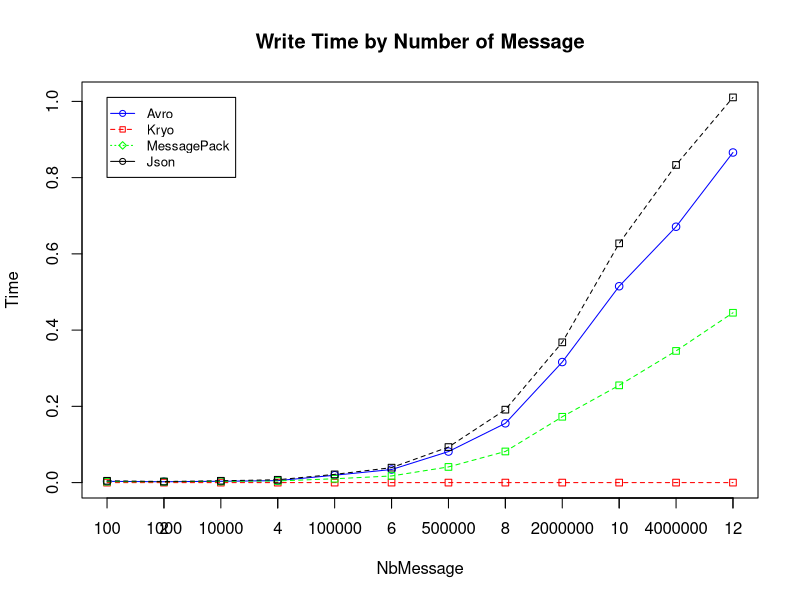
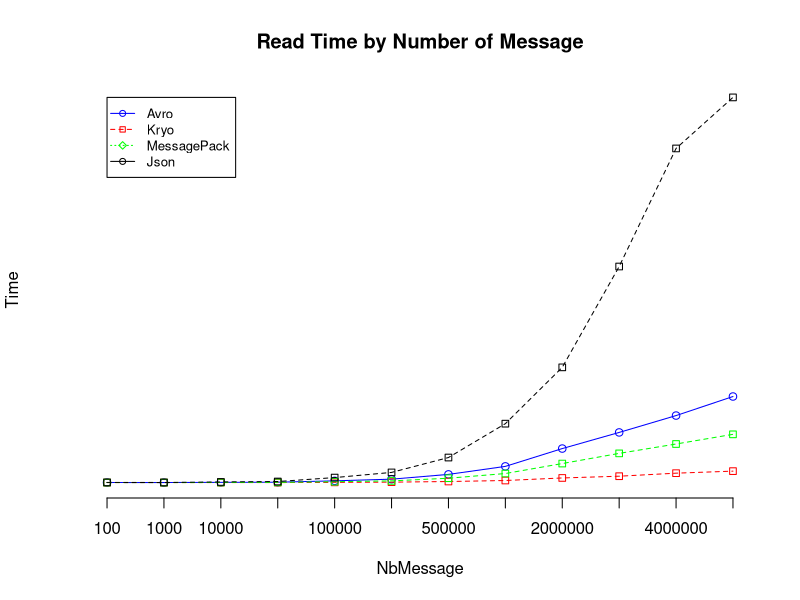
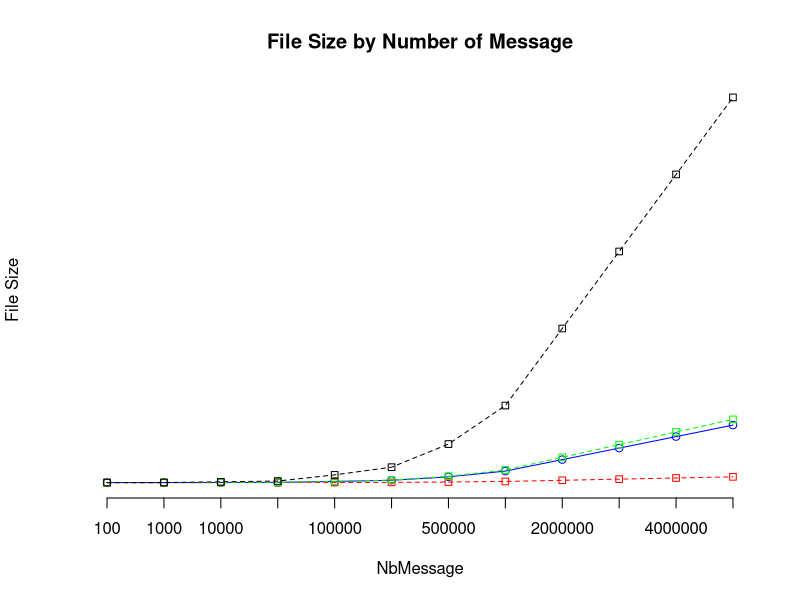

Write R code to recreate these figures, in order. (Note: this script raises an error after producing the figures.)
MyData <- read.csv(file="stats.csv", header=TRUE, sep=",")
Avro<-MyData[MyData$V1=="Avro",]
Kryo<-MyData[MyData$V1=="Kryo",]
MessagePack<-MyData[MyData$V1=="MessagePack",]
Json<-MyData[MyData$V1=="Json",]

mean<-aggregate(MyData$V3, list(gp=MyData$V1, mean=MyData$V2), mean)
max<-aggregate(MyData$V3, list(gp=MyData$V1, max=MyData$V2), max)
min<-aggregate(MyData$V3, list(gp=MyData$V1, min=MyData$V2), min)

AvroMean<-aggregate(Avro$V3, list(nbMessage=Avro$V2), mean)
KryoMean<-aggregate(Kryo$V3, list(nbMessage=Kryo$V2), mean)
MessagePackMean<-aggregate(MessagePack$V3, list(nbMessage=MessagePack$V2), mean)
JsonMean<-aggregate(Json$V3, list(nbMessage=Json$V2), mean)

max_y <- max(mean$x)

plot(AvroMean$x, type="o", col="blue",ylim=c(0,max_y),  ann=FALSE)
lines(KryoMean$x, type="o", pch=22, lty=2,    col="red")
lines(MessagePackMean$x, type="o", pch=22, lty=2,    col="green")
lines(JsonMean$x, type="o", pch=22, lty=2,    col="black")

# Create a title with a red, bold/italic font
title(main="Write Time by Number of Message", col.main="black", font.main=2)

# Label the x and y axes with dark green text
title(xlab= "NbMessage", col.lab=rgb(0,0,0))
title(ylab= "Time", col.lab=rgb(0,0,0))
axis(1, at=1:12, lab=AvroMean$nbMessage)
legend(1, max_y, c("Avro","Kryo","MessagePack","Json"), cex=0.8, col=c("blue","red","green","black"), 
       pch=21:23, lty=1:3);


mean<-aggregate(MyData$V4, list(gp=MyData$V1, mean=MyData$V2), mean)
max<-aggregate(MyData$V4, list(gp=MyData$V1, max=MyData$V2), max)
min<-aggregate(MyData$V4, list(gp=MyData$V1, min=MyData$V2), min)

AvroMean<-aggregate(Avro$V4, list(nbMessage=Avro$V2), mean)
KryoMean<-aggregate(Kryo$V4, list(nbMessage=Kryo$V2), mean)
MessagePackMean<-aggregate(MessagePack$V4, list(nbMessage=MessagePack$V2), mean)
JsonMean<-aggregate(Json$V4, list(nbMessage=Json$V2), mean)

max_y <- max(mean$x)

plot(AvroMean$x, type="o", col="blue",ylim=c(0,max_y),  axes=FALSE,ann=FALSE)
lines(KryoMean$x, type="o", pch=22, lty=2,    col="red")
lines(MessagePackMean$x, type="o", pch=22, lty=2,    col="green")
lines(JsonMean$x, type="o", pch=22, lty=2,    col="black")

# Create a title with a red, bold/italic font
title(main="Read Time by Number of Message", col.main="black", font.main=2)

# Label the x and y axes with dark green text
title(xlab= "NbMessage", col.lab=rgb(0,0,0))
title(ylab= "Time", col.lab=rgb(0,0,0))
axis(1, at=1:12, lab=AvroMean$nbMessage)
legend(1, max_y, c("Avro","Kryo","MessagePack","Json"), cex=0.8, col=c("blue","red","green","black"), 
       pch=21:23, lty=1:3);


mean<-aggregate(MyData$V5, list(gp=MyData$V1, mean=MyData$V2), mean)
max<-aggregate(MyData$V5, list(gp=MyData$V1, max=MyData$V2), max)
min<-aggregate(MyData$V5, list(gp=MyData$V1, min=MyData$V2), min)

AvroMean<-aggregate(Avro$V5, list(nbMessage=Avro$V2), mean)
KryoMean<-aggregate(Kryo$V5, list(nbMessage=Kryo$V2), mean)
MessagePackMean<-aggregate(MessagePack$V5, list(nbMessage=MessagePack$V2), mean)
JsonMean<-aggregate(Json$V5, list(nbMessage=Json$V2), mean)

max_y <- max(mean$x)

plot(AvroMean$x, type="o", col="blue",ylim=c(0,max_y), axes=FALSE, ann=FALSE)
lines(KryoMean$x, type="o", pch=22, lty=2,    col="red")
lines(MessagePackMean$x, type="o", pch=22, lty=2,    col="green")
lines(JsonMean$x, type="o", pch=22, lty=2,    col="black")

# Create a title with a red, bold/italic font
title(main="File Size by Number of Message", col.main="black", font.main=2)

# Label the x and y axes with dark green text
title(xlab= "NbMessage", col.lab=rgb(0,0,0))
title(ylab= "File Size", col.lab=rgb(0,0,0))
axis(1, at=1:12, lab=AvroMean$nbMessage)
axis(2, at=0:max_y)
legend(1, max_y, c("Avro","Kryo","MessagePack","Json"), cex=0.8, col=c("blue","red","green","black"), 
       pch=21:23, lty=1:3);